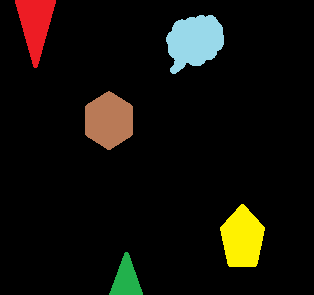
#> input picture test_color.png, 314 x 295 px
$ jupyter execute --allow-errors 'Boxes(Old).ipynb'   (older library calls are emulated)
#> lines starting #> are read from the running program, lines starting #| are printed output that depends on the picture; after the words box and inside, x2 and y2 are one past the last pixel; in counts of white or black regions, pixels touching at a corner belong together
[cell 1]
import numpy as np
import cv2
import math
from PIL import Image, ImageOps
from matplotlib import pyplot as plt

[cell 2]
'''
Load and Show for overview reasons only
'''
im = cv2.imread('test_color.png')
#> im is the input picture: shape (295, 314, 3); mean B, G, R 9.3, 15.7, 18.1
plt.imshow(im)

[cell 3]
'''
Returns the coords of contours within an image
'''
def get_contours(im):

    imgray = cv2.cvtColor(im,cv2.COLOR_BGR2GRAY)
    ret,thresh = cv2.threshold(imgray,127,255,0)
    contours, _ = cv2.findContours(thresh,cv2.CHAIN_APPROX_SIMPLE,cv2.RETR_LIST)

    return contours

[cell 4]
'''
Makes rectangles out of points of interest found by get_contours()
'''
def get_boxes(contours):
    my_boxes = []


    for cnt in contours:
        x,y,w,h = cv2.boundingRect(cnt)

        coords = [x,y,w,h]

        my_boxes.append(coords)

    return my_boxes

[cell 5]
'''
Makes found boxes by get_boxes() square
'''
def make_square(boxes):

    squares = []


    for box in boxes:
        x,y,w,h = box
        if h > w:
            diff = h-w
            x = math.floor(x - (diff/2))
            w = math.ceil(w + diff)

        if w > h:
            y = math.floor(y - (diff/2))
            h = math.ceil(h + diff)

        squares.append([x,y,w,h])
    return squares

[cell 6]
'''
Shows the found squares by drawing them on the image
'''

def draw_squares(im,squares):
    for square in squares:
        x,y,w,h = square
        im2 = cv2.rectangle(im,(x,y),(x+w,y+h),(0,255,0),2)
        plt.imshow(im2)
    plt.show()

[cell 7]
'''
Combines functions above:
Input is an Image, returns squares around blobs
'''
def get_bounding_boxes(im):
    contours = get_contours(im)
    boxes = get_boxes(contours)
    squares = make_square(boxes)

    return squares

[cell 8]
'''
Turns Squares around blobs into actual images
'''
def get_found_imgs(im,squares):
    found_imgs = []
    for square in squares:
        new_im = im[square[1]:square[1]+square[3], square[0]:square[0]+square[2]]
        img = Image.fromarray(new_im, 'RGB')
        found_imgs.append(img)
    return found_imgs

[cell 9]
'''
Scales all found images to one size
'''
def scale_imgs(imgs,size):
    scaled_imgs = []
    for im in imgs:
        print("img",im)
        exit()
        new_im = ImageOps.fit(im, size, Image.ANTIALIAS)
        scaled_imgs.append(new_im)
    return scaled_imgs

[cell 10]
'''
MAIN FUNCTION!!!

Combines everything above. Takes binary image, original image and set size
Returns list of images found within original image.
'''

def get_roi_imgs(im_bin,im_ori,size):
    squares = get_bounding_boxes(im_bin)
    imgs_unscaled = get_found_imgs(im_ori,squares)
    imgs = scale_imgs(imgs_unscaled,size)

    return imgs

[cell 11]
'''
Test Cell!
Tests bounding boxes
'''

im = cv2.imread('test_black_white.png')
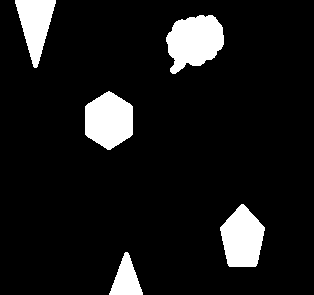
#> input picture test_black_white.png, 314 x 295 px
#> im is the input picture: shape (295, 314, 3); 9.6% white; 5 white regions, box (x1, y1, x2, y2) and area: (166, 15, 224, 74) 2395, (85, 91, 133, 150) 2147, (220, 204, 265, 267) 2019, (15, 0, 56, 68) 1558, (109, 252, 143, 295) 817
im_original = cv2.imread('test_color.png')
squares = get_bounding_boxes(im)
#> in get_contours, `imgray = cv2.cvtColor(im,cv2.COLOR_BGR2GRAY)`: imgray: shape (295, 314); 9.6% white; 5 white regions
#> in get_contours, `contours, _ = cv2.findContours(thresh,cv2.CHAIN_APPROX_SIMPLE,cv2.RETR..`: contours = 5 contours; box (x1, y1, x2, y2) and area: (166, 15, 224, 74) 2304, (85, 91, 133, 150) 2071, (220, 204, 265, 267) 1942, (15, 0, 56, 68) 1469, (109, 252, 143, 295) 756
#> the loop in get_boxes, `for cnt in contours:` made 5 passes
#> (x, y, w, h) on passes 1 to 5: (109, 252, 34, 43), (220, 204, 45, 63), (85, 91, 48, 59), (166, 15, 58, 59), (15, 0, 41, 68)
#> after the loop in get_boxes, `for cnt in contours:`: my_boxes = [[109, 252, 34, 43], [220, 204, 45, 63], [85, 91, 48, 59], [166, 15, 58, 59], [15, 0, 41, 68]]
#> in get_bounding_boxes, `boxes = get_boxes(contours)`: boxes has the same summary as my_boxes in get_boxes
#> the loop in make_square, `for box in boxes:` made 5 passes
#> (box, x, y, w, h, diff) on passes 1 to 5: ([109, 252, 34, 43], 104, 252, 43, 43, 9), ([220, 204, 45, 63], 211, 204, 63, 63, 18), ([85, 91, 48, 59], 79, 91, 59, 59, 11), ([166, 15, 58, 59], 165, 15, 59, 59, 1), ([15, 0, 41, 68], 1, 0, 68, 68, 27)
#> after the loop in make_square, `for box in boxes:`: diff = 27; squares = [[104, 252, 43, 43], [211, 204, 63, 63], [79, 91, 59, 59], [165, 15, 59, 59], [1, 0, 68, 68]]

draw_squares(im,squares)
#> the loop in draw_squares, `for square in squares:` made 5 passes
#> pass 2, in draw_squares, `im2 = cv2.rectangle(im,(x,y),(x+w,y+h),(0,255,0),2)`:
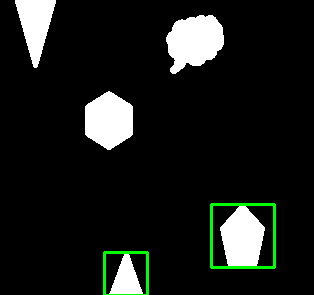
#> im2: shape (295, 314, 3); mean B, G, R 24.4, 27.6, 24.4
#> pass 3, in draw_squares, `im2 = cv2.rectangle(im,(x,y),(x+w,y+h),(0,255,0),2)`:
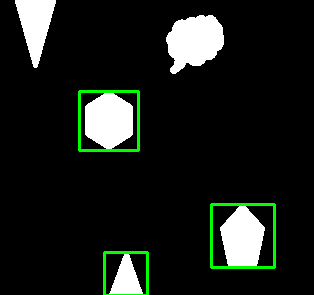
#> im2: shape (295, 314, 3); 0.76% of pixels changed, all inside (x1, y1, x2, y2) = (78, 90, 140, 152)
#> after the loop in draw_squares, `for square in squares:`:
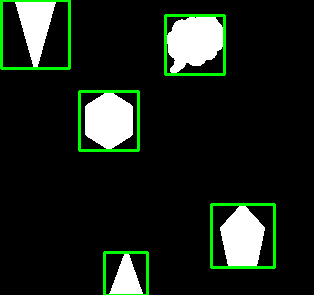
#> im: shape (295, 314, 3); 3.59% of pixels changed, all inside (x1, y1, x2, y2) = (0, 0, 276, 295)
#> in draw_squares, `plt.show()`:
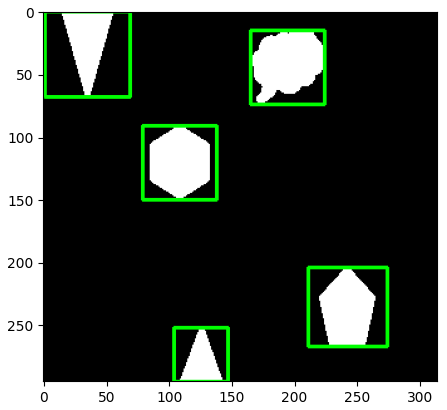
#> figure drawn by matplotlib, 1 panel

[cell 12]
'''
Execution Cell!

Load Black and White image to work with
Load original image for actual image retrieval
Set size for universal scaling.

'''
im = cv2.imread('test_black_white.png')
im_original = cv2.imread('test_color.png')


size = (60,60)
#> (the rest of this cell did not finish here and is left out)

#> the loop in get_boxes (call 2), `for cnt in contours:` made 5 passes
#> the loop in make_square (call 2), `for box in boxes:` made 5 passes
#> the loop in get_found_imgs, `for square in squares:` made 5 passes
#> pass 1, in get_found_imgs, `new_im = im[square[1]:square[1]+square[3], square[0]:square[0]+square[..`:
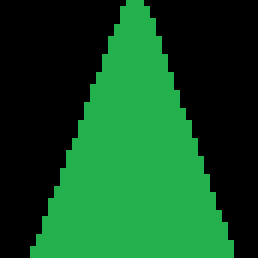
#> new_im: shape (43, 43, 3) (shown 6 times larger); mean B, G, R 33.6, 78.2, 15
#> pass 2, in get_found_imgs, `new_im = im[square[1]:square[1]+square[3], square[0]:square[0]+square[..`:
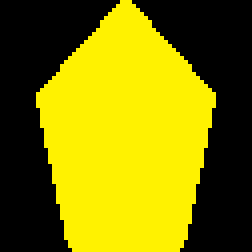
#> new_im: shape (63, 63, 3) (shown 4 times larger); mean B, G, R 0, 123.1, 129.7
#> pass 3, in get_found_imgs, `new_im = im[square[1]:square[1]+square[3], square[0]:square[0]+square[..`:
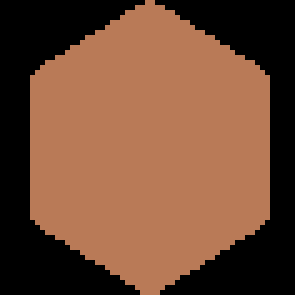
#> new_im: shape (59, 59, 3) (shown 5 times larger); mean B, G, R 53.7, 75.2, 114.1
#> after the loop in get_found_imgs, `for square in squares:`:
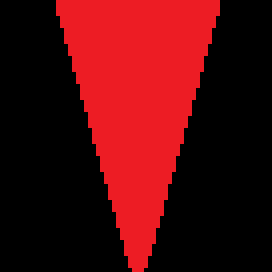
#> new_im: shape (68, 68, 3) (shown 4 times larger); mean B, G, R 12.1, 9.4, 79.9
#> after the loop in get_found_imgs, `for square in squares:`: found_imgs = 5 items
#> the loop in scale_imgs, `for im in imgs:` made 1 pass
#| img <PIL.Image.Image image mode=RGB size=43x43 at 0x7F5C3F327C10>
#> after the loop in scale_imgs, `for im in imgs:`: scaled_imgs = []
